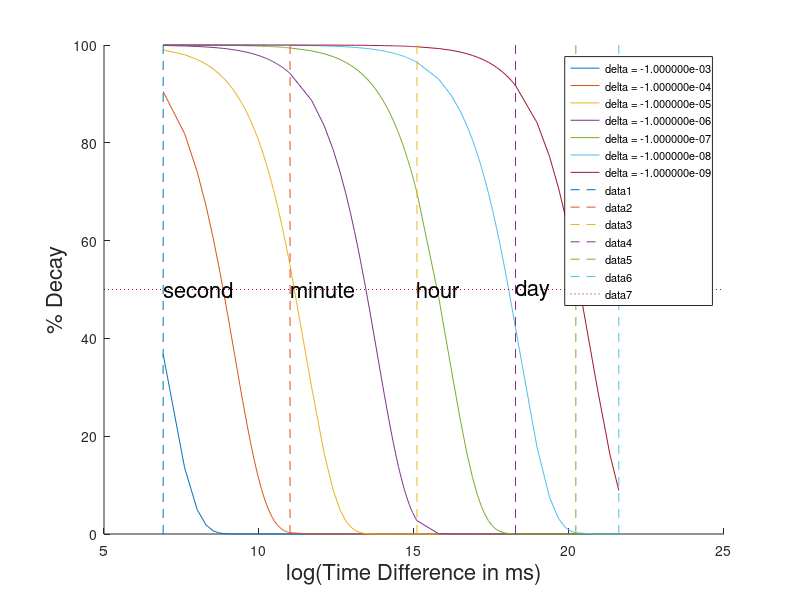

Source code (MATLAB):
%Display how delta affects the decay
second = 1000;
minute = 60 * second;
hour = 60 * minute;
day = 24 * hour;
week = 7 * day;
month = 4 * week;

colors = lines(7);
time_diff = [second:second:minute-second, minute:minute:hour-minute, hour:hour:day-hour, day:day:week-day, week:week:month];
log_time_diff = log(time_diff);
deltas = [-1e-3, -1e-4, -1e-5, -1e-6, -1e-7, -1e-8, -1e-9];
figure;hold on;
legend_str = cell(7, 1);
for i=1:7
    plot( log_time_diff, 100 .* exp( deltas(i) .* time_diff ), 'Color', colors(i, :) );
    legend_str(i) = { sprintf('delta = %e', deltas(i)) };
end
xlabel('log(Time Difference in ms)', 'FontSize', 16);
ylabel('% Decay', 'FontSize', 16);

legend(legend_str, 'FontSize', 8, 'Location', 'NorthEast');

plot(log([second, second]), [0 100], '--');
plot(log([minute, minute]), [0 100], '--');
plot(log([hour  , hour])  , [0 100], '--');
plot(log([day   , day])   , [0 100], '--');
plot(log([week  , week])  , [0 100], '--');
plot(log([month , month]) , [0 100], '--');
plot(xlim, [50 50], ':');

text(log(second), 50, 'second', 'FontSize', 16);
text(log(minute), 50, 'minute', 'FontSize', 16);
text(log(hour), 50, 'hour', 'FontSize', 16);
text(log(day), 50, 'day', 'FontSize', 16);
text(log(week), 50, 'week', 'FontSize', 16);
text(log(month), 50, 'month', 'FontSize', 16);
hold off;
%end

saveas(gcf, '../latex/eps/decay_chart.eps', 'psc2');